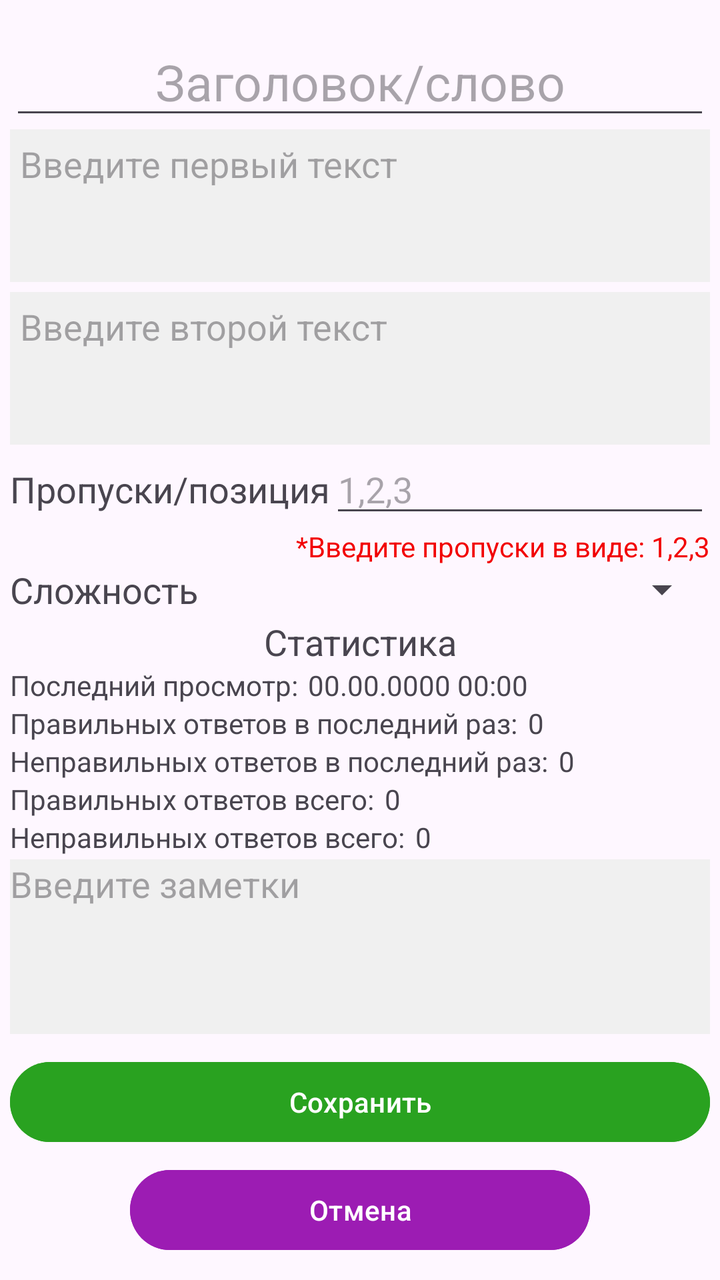
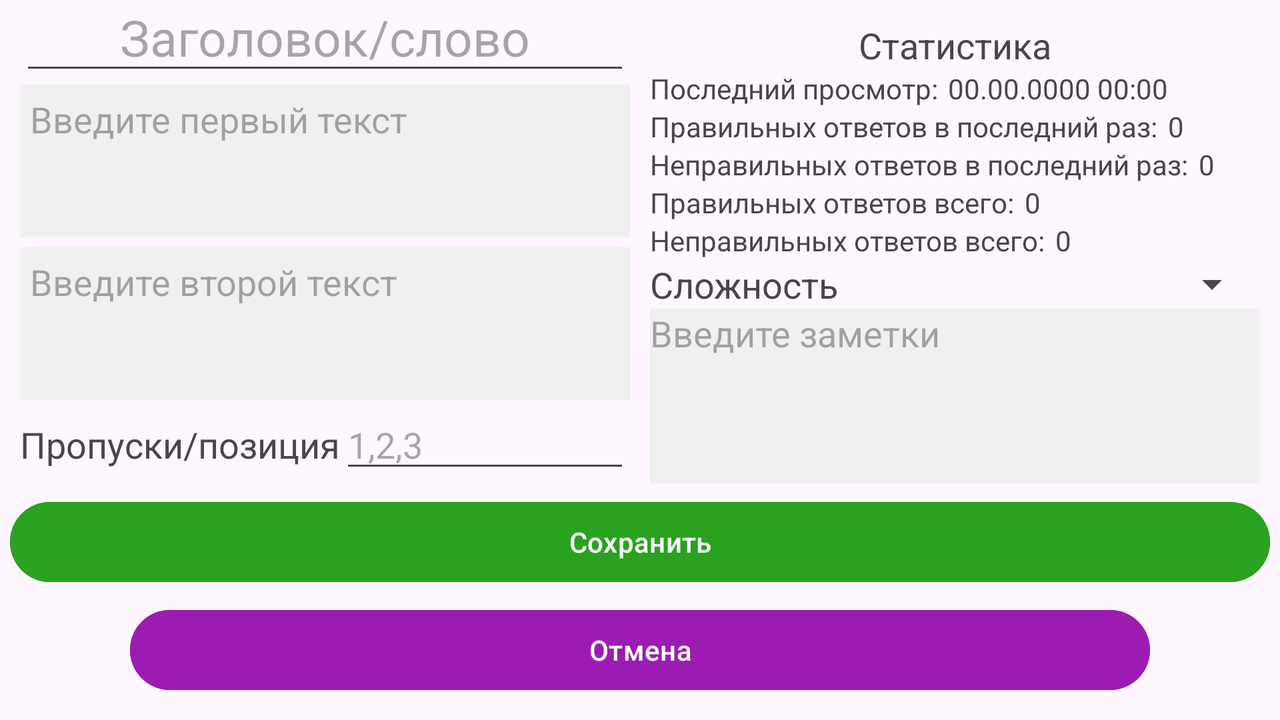

Two renders of one Android screen. The first uses the default layout on a phone; the second uses the alternative layout the repository ships for a different screen configuration, on a matching device. The two XML files are below.
<!-- AndroidManifest.xml: application theme Theme.FGLearning -->
<!-- res/layout/fragment_view_package_item.xml -->
<?xml version="1.0" encoding="utf-8"?>
<layout xmlns:android="http://schemas.android.com/apk/res/android"
    xmlns:tools="http://schemas.android.com/tools"
    xmlns:app="http://schemas.android.com/apk/res-auto">
    <FrameLayout
        android:layout_width="match_parent"
        android:layout_height="match_parent"
        tools:context=".ViewPackageItemFragment">

        <androidx.constraintlayout.widget.ConstraintLayout
            android:layout_width="match_parent"
            android:layout_height="match_parent">
            <LinearLayout
                android:layout_width="match_parent"
                android:layout_height="match_parent"
                android:orientation="vertical"
                android:padding="5dp">








                <Space
                    android:layout_weight="1"
                    android:layout_width="match_parent"
                    android:layout_height="0dp" />

                <EditText
                    android:id="@+id/contentEditText"
                    android:layout_width="match_parent"
                    android:layout_height="wrap_content"
                    android:textSize="25dp"
                    android:maxLength="15"
                    android:hint="Заголовок/слово"
                    android:gravity="center"/>
                <EditText
                    android:id="@+id/firstEditText"
                    android:padding="5dp"
                    android:layout_width="match_parent"
                    android:layout_height="wrap_content"
                    android:minLines="3"
                    android:maxLines="3"
                    android:background="#F0F0F0"
                    android:gravity="top"
                    android:inputType="textMultiLine|textCapSentences"
                    android:scrollbars="vertical"
                    android:maxLength="100"
                    android:hint="Введите первый текст" />
                <EditText
                    android:id="@+id/secondEditText"
                    android:layout_marginTop="5dp"
                    android:padding="5dp"
                    android:layout_width="match_parent"
                    android:layout_height="wrap_content"
                    android:minLines="3"
                    android:maxLines="3"
                    android:background="#F0F0F0"
                    android:gravity="top"
                    android:inputType="textMultiLine|textCapSentences"
                    android:scrollbars="vertical"
                    android:maxLength="100"
                    android:hint="Введите второй текст" />

                
                <LinearLayout
                    android:id="@+id/positions"
                    android:layout_width="match_parent"
                    android:layout_height="wrap_content"
                    android:orientation="vertical">
                    <LinearLayout
                        android:layout_width="match_parent"
                        android:layout_height="wrap_content"
                        android:orientation="horizontal">
                        <TextView
                            android:id="@+id/positionsHeaderText"
                            android:layout_width="wrap_content"
                            android:layout_height="wrap_content"
                            android:text="Пропуски/позиция"
                            android:textSize="18sp"/>
                        <EditText
                            android:id="@+id/positionsEditText"
                            android:layout_width="match_parent"
                            android:layout_height="wrap_content"
                            android:digits="0123456789,"
                            android:maxLength="100"
                            android:hint="1,2,3"
                            android:text="" />
                        
                    </LinearLayout>
                    <TextView
                        android:id="@+id/positionsHintText"
                        android:layout_width="match_parent"
                        android:layout_height="wrap_content"
                        android:textColor="@color/red"
                        android:gravity="end"
                        android:text="*Введите пропуски в виде: 1,2,3" />
                </LinearLayout>

                
                <LinearLayout
                    android:layout_width="match_parent"
                    android:layout_height="wrap_content"
                    android:orientation="vertical">
                    <LinearLayout
                        android:layout_width="match_parent"
                        android:layout_height="wrap_content"
                        android:orientation="horizontal">
                        <TextView
                            android:layout_width="wrap_content"
                            android:layout_height="wrap_content"
                            android:text="Сложность"
                            android:textSize="18sp"/>

                        <Spinner
                            android:id="@+id/difficultySpinner"
                            android:layout_width="match_parent"
                            android:layout_height="wrap_content"/>










                    </LinearLayout>
                    
                </LinearLayout>

                <Space
                    android:layout_weight="0.2"
                    android:layout_width="match_parent"
                    android:layout_height="wrap_content" />

            <LinearLayout
                android:id="@+id/stats"
                android:layout_width="match_parent"
                android:layout_height="wrap_content"
                android:orientation="vertical">
                <TextView
                    android:layout_width="match_parent"
                    android:layout_height="wrap_content"
                    android:gravity="center"
                    android:textSize="18sp"
                    android:text="Статистика" />
                <LinearLayout
                    android:layout_width="match_parent"
                    android:layout_height="wrap_content"
                    android:orientation="horizontal">
                    <TextView
                        android:layout_width="wrap_content"
                        android:layout_height="wrap_content"
                        android:text="Последний просмотр:" />
                    <TextView
                        android:id="@+id/lastViewText"
                        android:layout_width="wrap_content"
                        android:layout_height="wrap_content"
                        android:layout_marginStart="5dp"
                        android:text="00.00.0000 00:00" />
                    
                </LinearLayout>




                <LinearLayout
                    android:layout_width="match_parent"
                    android:layout_height="wrap_content"
                    android:orientation="horizontal">
                    <TextView
                        android:layout_width="wrap_content"
                        android:layout_height="wrap_content"
                        android:text="Правильных ответов в последний раз:" />
                    <TextView
                        android:id="@+id/lastCorrectAnsCountText"
                        android:layout_marginStart="5dp"
                        android:layout_width="wrap_content"
                        android:layout_height="wrap_content"
                        android:text="0" />
                </LinearLayout>
                <LinearLayout
                    android:layout_width="match_parent"
                    android:layout_height="wrap_content"
                    android:orientation="horizontal">
                    <TextView
                        android:layout_width="wrap_content"
                        android:layout_height="wrap_content"
                        android:text="Неправильных ответов в последний раз:" />
                    <TextView
                        android:id="@+id/lastIncorrectAnsCountText"
                        android:layout_marginStart="5dp"
                        android:layout_width="wrap_content"
                        android:layout_height="wrap_content"
                        android:text="0" />
                    
                </LinearLayout>
                <LinearLayout
                    android:layout_width="match_parent"
                    android:layout_height="wrap_content"
                    android:orientation="horizontal">
                    <TextView
                        android:layout_width="wrap_content"
                        android:layout_height="wrap_content"
                        android:text="Правильных ответов всего:" />
                    <TextView
                        android:id="@+id/totalCorrectAnsCountText"
                        android:layout_marginStart="5dp"
                        android:layout_width="wrap_content"
                        android:layout_height="wrap_content"
                        android:text="0" />
                    
                </LinearLayout>
                <LinearLayout
                    android:layout_width="match_parent"
                    android:layout_height="wrap_content"
                    android:orientation="horizontal">
                    <TextView
                        android:layout_width="wrap_content"
                        android:layout_height="wrap_content"
                        android:text="Неправильных ответов всего:" />
                    <TextView
                        android:id="@+id/totalIncorrectAnsCountText"
                        android:layout_marginStart="5dp"
                        android:layout_width="wrap_content"
                        android:layout_height="wrap_content"
                        android:text="0" />
                    
                </LinearLayout>
            </LinearLayout>

                <Space
                    android:layout_weight="0.2"
                    android:layout_width="match_parent"
                    android:layout_height="0dp" />

                <EditText
                    android:id="@+id/notesEditText"
                    android:layout_width="match_parent"
                    android:layout_height="wrap_content"
                    android:minLines="4"
                    android:maxLines="4"
                    android:background="#F0F0F0"
                    android:gravity="top"
                    android:maxLength="100"
                    android:inputType="textMultiLine|textCapSentences"
                    android:scrollbars="vertical"
                    android:hint="Введите заметки"/>

                <Space
                    android:layout_weight="1"
                    android:layout_width="match_parent"
                    android:layout_height="0dp" />

                <Button
                    android:id="@+id/save_button"
                    android:layout_width="match_parent"
                    android:layout_height="wrap_content"
                    android:layout_gravity="center_vertical"
                    android:backgroundTint="#29A220"
                    android:text="Сохранить" />
                
                <LinearLayout
                    android:layout_width="match_parent"
                    android:layout_height="wrap_content">
                    <ImageView
                        android:id="@+id/mark_button"
                        android:layout_width="60dp"
                        android:layout_height="60dp"
                        android:src="@drawable/bookmark" />
                    <Button
                        android:id="@+id/back_button"
                        android:layout_width="wrap_content"
                        android:layout_height="wrap_content"
                        android:layout_weight="1"
                        android:layout_gravity="center_vertical"
                        android:backgroundTint="@color/purple"
                        android:text="Отмена" />
                    <ImageView
                        android:id="@+id/delete_button"
                        android:layout_width="60dp"
                        android:layout_height="60dp"
                        android:src="@drawable/delete" />
                </LinearLayout>


            </LinearLayout>



        </androidx.constraintlayout.widget.ConstraintLayout>

    </FrameLayout>
</layout>
<!-- resources referenced by this layout -->
<resources>
  <color name="purple">#9C1CB3</color>
  <color name="red">#F20000</color>
  <style name="Theme.FGLearning" parent="Base.Theme.FGLearning">
      </style>
  <style name="Base.Theme.FGLearning" parent="Theme.Material3.DayNight.NoActionBar">
          <item name="colorPrimary">@color/purple</item>
      </style>
</resources>
<!-- res/layout-land/fragment_view_package_item.xml (the repository's variant of the layout above) -->
<!-- drawn on the phone turned sideways -->
<?xml version="1.0" encoding="utf-8"?>
<layout xmlns:android="http://schemas.android.com/apk/res/android"
    xmlns:tools="http://schemas.android.com/tools"
    xmlns:app="http://schemas.android.com/apk/res-auto">
    <FrameLayout
        android:layout_width="match_parent"
        android:layout_height="match_parent"
        tools:context=".ViewPackageItemFragment">

        <androidx.constraintlayout.widget.ConstraintLayout
            android:layout_width="match_parent"
            android:layout_height="match_parent">
            <LinearLayout
                android:layout_width="match_parent"
                android:layout_height="match_parent"
                android:padding="5dp"
                android:orientation="vertical">
                <LinearLayout
                    android:layout_width="match_parent"
                    android:layout_height="match_parent"
                    android:layout_weight="1"
                    android:orientation="horizontal">
                    <LinearLayout
                        android:layout_width="0dp"
                        android:layout_height="match_parent"
                        android:orientation="vertical"
                        android:layout_weight="1"
                        android:gravity="center"
                        android:padding="5dp">

                        <Space
                            android:layout_weight="1"
                            android:layout_width="match_parent"
                            android:layout_height="0dp" />
        
        
        
        
        
        
        
        

                        <EditText
                            android:id="@+id/contentEditText"
                            android:layout_width="match_parent"
                            android:layout_height="wrap_content"
                            android:textSize="25dp"
                            android:maxLength="15"
                            android:hint="Заголовок/слово"
                            android:gravity="center"/>
                        <EditText
                            android:id="@+id/firstEditText"
                            android:padding="5dp"
                            android:layout_width="match_parent"
                            android:layout_height="wrap_content"
                            android:minLines="3"
                            android:maxLines="3"
                            android:background="#F0F0F0"
                            android:gravity="top"
                            android:inputType="textMultiLine|textCapSentences"
                            android:scrollbars="vertical"
                            android:maxLength="100"
                            android:hint="Введите первый текст" />
                        <EditText
                            android:id="@+id/secondEditText"
                            android:layout_marginTop="5dp"
                            android:padding="5dp"
                            android:layout_width="match_parent"
                            android:layout_height="wrap_content"
                            android:minLines="3"
                            android:maxLines="3"
                            android:background="#F0F0F0"
                            android:gravity="top"
                            android:inputType="textMultiLine|textCapSentences"
                            android:scrollbars="vertical"
                            android:maxLength="100"
                            android:hint="Введите второй текст" />

                        
                        <LinearLayout
                            android:id="@+id/positions"
                            android:layout_width="match_parent"
                            android:layout_height="wrap_content"
                            android:orientation="vertical">
                            <LinearLayout
                                android:layout_width="match_parent"
                                android:layout_height="wrap_content"
                                android:orientation="horizontal">
                                <TextView
                                    android:id="@+id/positionsHeaderText"
                                    android:layout_width="wrap_content"
                                    android:layout_height="wrap_content"
                                    android:text="Пропуски/позиция"
                                    android:textSize="18sp"/>
                                <EditText
                                    android:id="@+id/positionsEditText"
                                    android:layout_width="match_parent"
                                    android:layout_height="wrap_content"
                                    android:digits="0123456789,"
                                    android:maxLength="100"
                                    android:hint="1,2,3"
                                    android:text="" />
                                
                            </LinearLayout>
                            <TextView
                                android:id="@+id/positionsHintText"
                                android:layout_width="match_parent"
                                android:layout_height="wrap_content"
                                android:textColor="@color/red"
                                android:gravity="end"
                                android:text="*Введите пропуски в виде: 1,2,3" />
                        </LinearLayout>

                        <Space
                            android:layout_weight="1"
                            android:layout_width="match_parent"
                            android:layout_height="0dp" />
                    </LinearLayout>

                    <LinearLayout
                        android:layout_width="0dp"
                        android:layout_height="match_parent"
                        android:orientation="vertical"
                        android:layout_weight="1"
                        android:gravity="center"
                        android:padding="5dp">
                        <Space
                            android:layout_weight="1"
                            android:layout_width="match_parent"
                            android:layout_height="0dp" />
                        <LinearLayout
                            android:id="@+id/stats"
                            android:layout_width="match_parent"
                            android:layout_height="wrap_content"
                            android:orientation="vertical">
                            <TextView
                                android:layout_width="match_parent"
                                android:layout_height="wrap_content"
                                android:gravity="center"
                                android:textSize="18sp"
                                android:text="Статистика" />
                            <LinearLayout
                                android:layout_width="match_parent"
                                android:layout_height="wrap_content"
                                android:orientation="horizontal">
                                <TextView
                                    android:layout_width="wrap_content"
                                    android:layout_height="wrap_content"
                                    android:text="Последний просмотр:" />
                                <TextView
                                    android:id="@+id/lastViewText"
                                    android:layout_marginStart="5dp"
                                    android:layout_width="wrap_content"
                                    android:layout_height="wrap_content"
                                    android:text="00.00.0000 00:00" />
                                
                            </LinearLayout>
                            
                            
                            
                            
                            <LinearLayout
                                android:layout_width="match_parent"
                                android:layout_height="wrap_content"
                                android:orientation="horizontal">
                                <TextView
                                    android:layout_width="wrap_content"
                                    android:layout_height="wrap_content"
                                    android:text="Правильных ответов в последний раз:" />
                                <TextView
                                    android:id="@+id/lastCorrectAnsCountText"
                                    android:layout_marginStart="5dp"
                                    android:layout_width="wrap_content"
                                    android:layout_height="wrap_content"
                                    android:text="0" />
                            </LinearLayout>
                            <LinearLayout
                                android:layout_width="match_parent"
                                android:layout_height="wrap_content"
                                android:orientation="horizontal">
                                <TextView
                                    android:layout_width="wrap_content"
                                    android:layout_height="wrap_content"
                                    android:text="Неправильных ответов в последний раз:" />
                                <TextView
                                    android:id="@+id/lastIncorrectAnsCountText"
                                    android:layout_marginStart="5dp"
                                    android:layout_width="wrap_content"
                                    android:layout_height="wrap_content"
                                    android:text="0" />
                                
                            </LinearLayout>
                            <LinearLayout
                                android:layout_width="match_parent"
                                android:layout_height="wrap_content"
                                android:orientation="horizontal">
                                <TextView
                                    android:layout_width="wrap_content"
                                    android:layout_height="wrap_content"
                                    android:text="Правильных ответов всего:" />
                                <TextView
                                    android:id="@+id/totalCorrectAnsCountText"
                                    android:layout_marginStart="5dp"
                                    android:layout_width="wrap_content"
                                    android:layout_height="wrap_content"
                                    android:text="0" />
                                
                            </LinearLayout>
                            <LinearLayout
                                android:layout_width="match_parent"
                                android:layout_height="wrap_content"
                                android:orientation="horizontal">
                                <TextView
                                    android:layout_width="wrap_content"
                                    android:layout_height="wrap_content"
                                    android:text="Неправильных ответов всего:" />
                                <TextView
                                    android:id="@+id/totalIncorrectAnsCountText"
                                    android:layout_marginStart="5dp"
                                    android:layout_width="wrap_content"
                                    android:layout_height="wrap_content"
                                    android:text="0" />
                                
                            </LinearLayout>
                        </LinearLayout>

                        <Space
                            android:layout_weight="1"
                            android:layout_width="match_parent"
                            android:layout_height="0dp" />

                        
                        <LinearLayout
                            android:layout_width="match_parent"
                            android:layout_height="wrap_content"
                            android:orientation="vertical">
                            <LinearLayout
                                android:layout_width="match_parent"
                                android:layout_height="wrap_content"
                                android:orientation="horizontal">
                                <TextView
                                    android:layout_width="wrap_content"
                                    android:layout_height="wrap_content"
                                    android:text="Сложность"
                                    android:textSize="18sp"/>

                                <Spinner
                                    android:id="@+id/difficultySpinner"
                                    android:layout_width="match_parent"
                                    android:layout_height="wrap_content"/>

                                
                                
                                
                                
                                
                                
                                
                                
                                
                            </LinearLayout>
                        </LinearLayout>
                        <EditText
                            android:id="@+id/notesEditText"
                            android:layout_width="match_parent"
                            android:layout_height="wrap_content"
                            android:minLines="4"
                            android:maxLines="4"
                            android:background="#F0F0F0"
                            android:gravity="top"
                            android:maxLength="100"
                            android:inputType="textMultiLine|textCapSentences"
                            android:scrollbars="vertical"
                            android:hint="Введите заметки"/>

                        <Space
                            android:layout_weight="1"
                            android:layout_width="match_parent"
                            android:layout_height="0dp" />

                    </LinearLayout>
                </LinearLayout>


                <Button
                    android:id="@+id/save_button"
                    android:layout_width="match_parent"
                    android:layout_height="wrap_content"
                    android:layout_gravity="center_vertical"
                    android:backgroundTint="#29A220"
                    android:text="Сохранить" />
                
                <LinearLayout
                    android:layout_width="match_parent"
                    android:layout_height="wrap_content">
                    <ImageView
                        android:id="@+id/mark_button"
                        android:layout_width="60dp"
                        android:layout_height="60dp"
                        android:src="@drawable/bookmark" />
                    <Button
                        android:id="@+id/back_button"
                        android:layout_width="wrap_content"
                        android:layout_height="wrap_content"
                        android:layout_weight="1"
                        android:layout_gravity="center_vertical"
                        android:backgroundTint="@color/purple"
                        android:text="Отмена" />
                    <ImageView
                        android:id="@+id/delete_button"
                        android:layout_width="60dp"
                        android:layout_height="60dp"
                        android:src="@drawable/delete" />
                </LinearLayout>

            </LinearLayout>




        </androidx.constraintlayout.widget.ConstraintLayout>

    </FrameLayout>
</layout>
